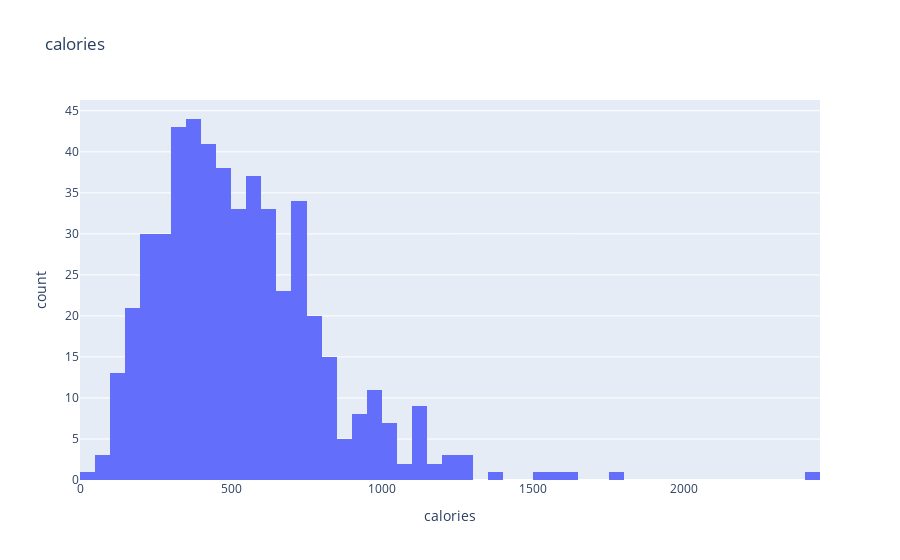
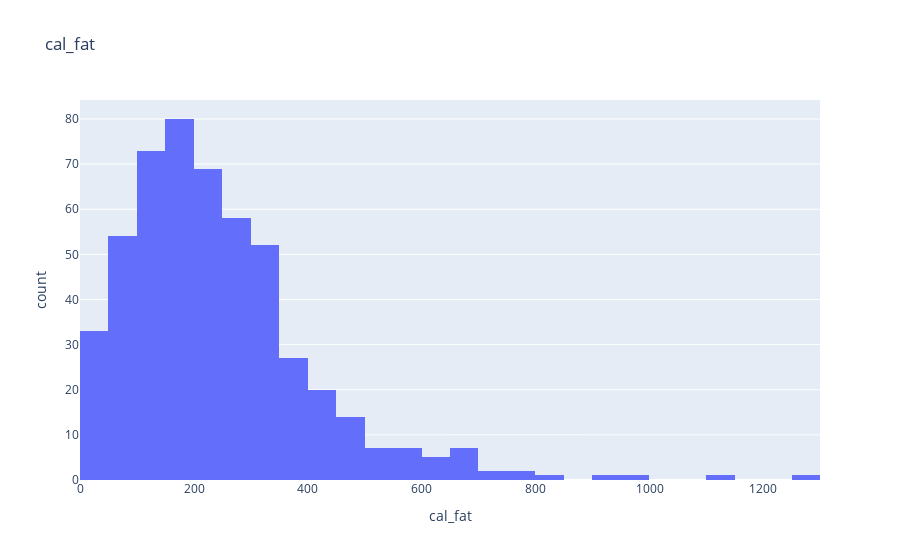
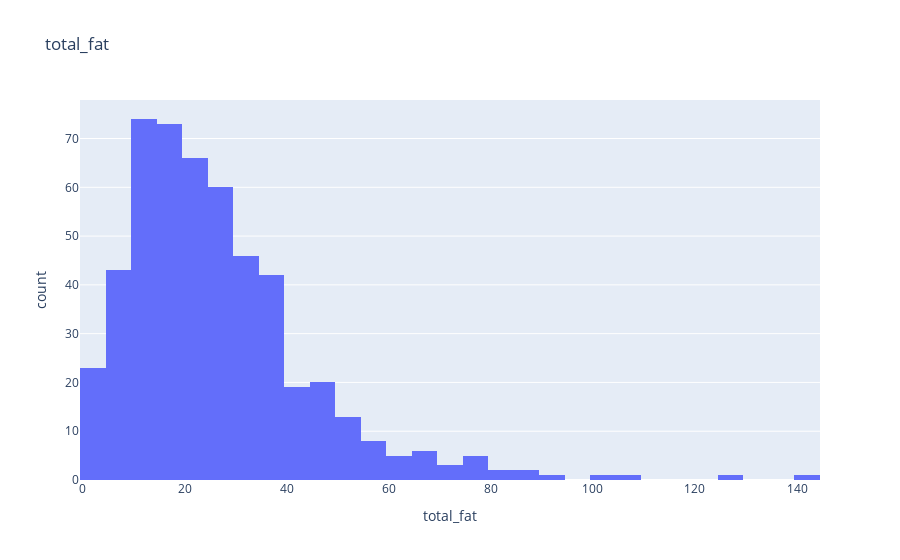
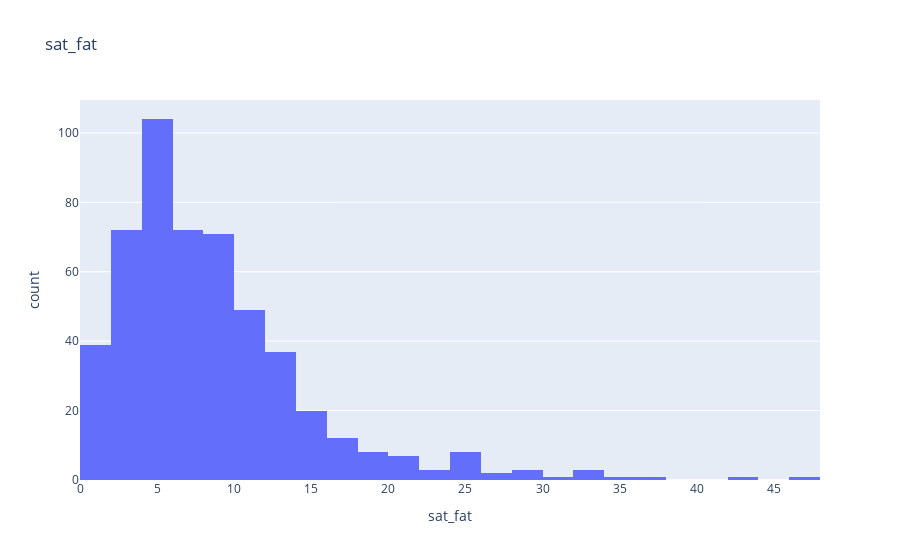

Notebook code for these charts, in order:
### Markdown cell above
### 1. Impor fungsi Bar
'from plotly.express import bar': Baris ini mengimpor fungsi bar dari library Plotly Express. Fungsi ini digunakan untuk membuat diagram batang.

### 2. Persiapan Data:

data_frame = df['restaurant'].value_counts().to_frame().reset_index(): Bagian ini mempersiapkan data untuk diagram.

df['restaurant'].value_counts(): Ini menghitung berapa kali tiap restoran muncul di kolom "restaurant" pada dataframe df. Ini menghasilkan suatu Seri dimana index mewakili nama restoran dan nilainya mewakili jumlah kemunculannya.

.to_frame(): Ini mengubah Seri menjadi DataFrame. Sekarang Anda memiliki DataFrame dengan dua kolom: "restaurant" (berisi nama restoran) dan "count" (berisi jumlah kemunculannya).

.reset_index(): Secara bawaan, index dari Seri menjadi kolom pertama di DataFrame. Baris ini mengatur ulang index menjadi kolom normal bernama "index".

### 3. Membuat Diagram:

bar(data_frame=data_frame, x='restaurant', y='count'): Baris ini menggunakan fungsi bar yang diimpor untuk membuat diagram.

data_frame: Argumen ini menentukan DataFrame yang berisi data untuk diagram. Anda telah menetapkan DataFrame yang disiapkan (data_frame) ke argumen ini.

x='restaurant': Argumen ini menentukan kolom yang menyediakan kategori untuk sumbu x. Di sini, nama "restaurant" akan ditampilkan pada sumbu x.
y='count': Argumen ini menentukan kolom yang menyediakan nilai untuk sumbu y. Di sini, kolom "count" akan menentukan tinggi setiap batang, mewakili berapa kali tiap restoran muncul.

Kode ini akan membuat diagram batang dimana tiap batang mewakili sebuah restoran, dan tinggi batang sesuai dengan berapa kali restoran itu muncul di data.
Kode yang diatas untuk membuat diagram batang menggunakan Plotly Express.

### Code cell
from plotly.express import histogram
for column in ['calories', 'cal_fat', 'total_fat', 'sat_fat',
       'trans_fat', 'cholesterol', 'sodium', 'total_carb', 'fiber', 'sugar',
       'protein', 'vit_a', 'vit_c', 'calcium']:
    histogram(data_frame=df, x=column, title=column).show()

### Figure 1 — Plotly figure (JSON) as saved in the notebook; plotly's stock layout.template omitted (floating-point values rounded to 4 significant figures; data arrays with more than 128 entries replaced by an {"elided": "..."} marker saying what was removed)
{"data": [{"alignmentgroup": "True", "bingroup": "x", "hovertemplate": "calories=%{x}<br>count=%{y}<extra></extra>", "legendgroup": "", "marker": {"color": "#636efa", "pattern": {"shape": ""}}, "name": "", "offsetgroup": "", "orientation": "v", "showlegend": false, "type": "histogram", "x": {"elided": "515 int values"}, "xaxis": "x", "yaxis": "y"}], "layout": {"barmode": "relative", "legend": {"tracegroupgap": 0}, "title": {"text": "calories"}, "xaxis": {"anchor": "y", "domain": [0, 1], "title": {"text": "calories"}}, "yaxis": {"anchor": "x", "domain": [0, 1], "title": {"text": "count"}}}}

### Figure 2 — Plotly figure (JSON) as saved in the notebook; plotly's stock layout.template omitted (floating-point values rounded to 4 significant figures; data arrays with more than 128 entries replaced by an {"elided": "..."} marker saying what was removed)
{"data": [{"alignmentgroup": "True", "bingroup": "x", "hovertemplate": "cal_fat=%{x}<br>count=%{y}<extra></extra>", "legendgroup": "", "marker": {"color": "#636efa", "pattern": {"shape": ""}}, "name": "", "offsetgroup": "", "orientation": "v", "showlegend": false, "type": "histogram", "x": {"elided": "515 int values"}, "xaxis": "x", "yaxis": "y"}], "layout": {"barmode": "relative", "legend": {"tracegroupgap": 0}, "title": {"text": "cal_fat"}, "xaxis": {"anchor": "y", "domain": [0, 1], "title": {"text": "cal_fat"}}, "yaxis": {"anchor": "x", "domain": [0, 1], "title": {"text": "count"}}}}

### Figure 3 — Plotly figure (JSON) as saved in the notebook; plotly's stock layout.template omitted (floating-point values rounded to 4 significant figures; data arrays with more than 128 entries replaced by an {"elided": "..."} marker saying what was removed)
{"data": [{"alignmentgroup": "True", "bingroup": "x", "hovertemplate": "total_fat=%{x}<br>count=%{y}<extra></extra>", "legendgroup": "", "marker": {"color": "#636efa", "pattern": {"shape": ""}}, "name": "", "offsetgroup": "", "orientation": "v", "showlegend": false, "type": "histogram", "x": {"elided": "515 int values"}, "xaxis": "x", "yaxis": "y"}], "layout": {"barmode": "relative", "legend": {"tracegroupgap": 0}, "title": {"text": "total_fat"}, "xaxis": {"anchor": "y", "domain": [0, 1], "title": {"text": "total_fat"}}, "yaxis": {"anchor": "x", "domain": [0, 1], "title": {"text": "count"}}}}

### Figure 4 — Plotly figure (JSON) as saved in the notebook; plotly's stock layout.template omitted (floating-point values rounded to 4 significant figures; data arrays with more than 128 entries replaced by an {"elided": "..."} marker saying what was removed)
{"data": [{"alignmentgroup": "True", "bingroup": "x", "hovertemplate": "sat_fat=%{x}<br>count=%{y}<extra></extra>", "legendgroup": "", "marker": {"color": "#636efa", "pattern": {"shape": ""}}, "name": "", "offsetgroup": "", "orientation": "v", "showlegend": false, "type": "histogram", "x": {"elided": "515 float values"}, "xaxis": "x", "yaxis": "y"}], "layout": {"barmode": "relative", "legend": {"tracegroupgap": 0}, "title": {"text": "sat_fat"}, "xaxis": {"anchor": "y", "domain": [0, 1], "title": {"text": "sat_fat"}}, "yaxis": {"anchor": "x", "domain": [0, 1], "title": {"text": "count"}}}}
